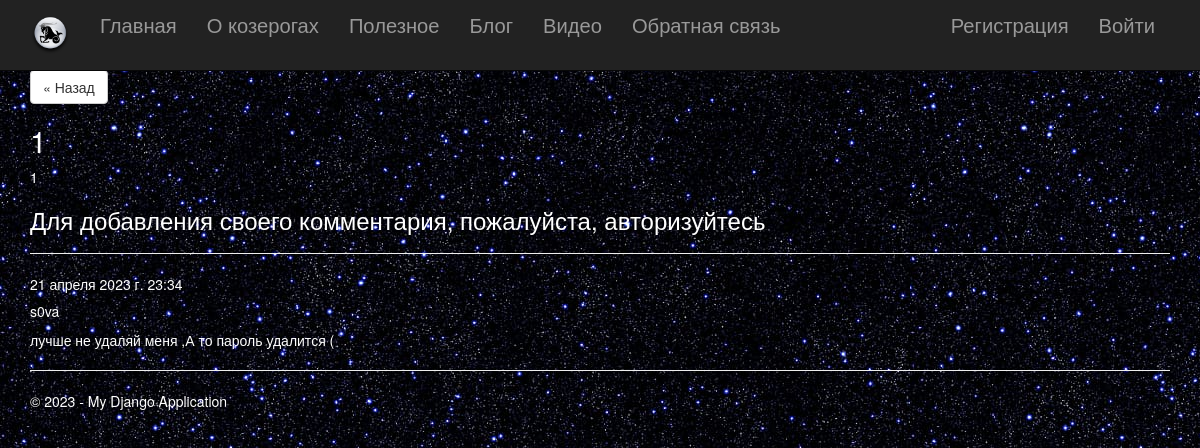
The app's page /5/ with its own data.
### app/models.py (models this page shows, shortened)
class Blog(models.Model):
    title = models.CharField(
        max_length=100,
        unique_for_date="posted",
        verbose_name= u"Заголовок",
    )
    descripstion = models.TextField(verbose_name = u"Краткое содержание")
    content = models.TextField(verbose_name = u"Полное содержание")
    posted = models.DateTimeField(default=datetime.now(), db_index=True, verbose_name=u"Опубликована")
    author = models.ForeignKey(User, null=True, blank=True, on_delete=models.SET_NULL, verbose_name="Автор")
    image = models.FileField(default="temp.jpg", verbose_name="Путь к картинке")
    class Meta:
        db_table = "Posts"
        ordering = ["-posted"] # сортировка данных по убыванию даты публикатсии
        verbose_name = u"статья блога"
        verbose_name_plural = u"статья блога"

class Comment(models.Model):
    text = models.TextField(verbose_name="Комментарий")
    date = models.DateTimeField(
        default=datetime.now(), db_index=True, verbose_name="Дата"
    )
    author = models.ForeignKey(User, on_delete=models.CASCADE, verbose_name="Автор")
    post = models.ForeignKey(Blog, on_delete=models.CASCADE, verbose_name="Статья")
    class Meta:
        db_table = "Comments"
        verbose_name = "Комментарий"
        verbose_name_plural = "Комментарии к статьям блога"
        ordering = ["-date"]

### app/views.py (the view)
# urls.py: re_path(r'^(?P<parametr>\d+)/$', views.article, name='article'),
def article(request, parametr):
    post = Blog.objects.get(id=parametr)
    comments = Comment.objects.filter(post=parametr)
    if request.method == "POST":
        form = CommentForm(request.POST)
        if form.is_valid():
            comment = form.save(commit=False)
            comment.author = request.user
            comment.date = datetime.now()
            comment.post = Blog.objects.get(id=parametr)
            comment.save()
            return redirect("article", parametr=post.id)
    else:
        form = CommentForm()
    return render(
        request,
        "app/article.html",
        {
            "title": post.title,
            "post": post,
            "comments": comments,
            "form": form,
            "year": datetime.now().year,
        },
    )

### app/templates/app/article.html (shortened to what this page needs)
﻿{% extends "app/layout.html" %}
{% block content %}
<p class="vertical-margins"><a class="btn btn-default" href="{% url 'blog' %}">&laquo; Назад</a></p>
<h2>{{ post.title }}</h2>
<div class="article-content"><p>{{ post.content|linebreaksbr }}</p></div>
{% if user.is_authenticated %}
<h3>Добавить комментарий</h3>
<form method="post">
    {% csrf_token %}
    <div>
        {{ form.as_p }}
        <button type="submit" class="save btn btn-default">Отправить комментарий</button>
    </div>
</form>
{% else %}
<h3>Для добавления своего комментария, пожалуйста, авторизуйтесь</h3>
{% endif %}
{% for comment in comments %}
<hr />
<h7> {{ comment.date }} </h7>
<h5 class="comment-author"> {{ comment.author }} </h5>
<p> {{ comment.text|linebreaksbr }} </p>
{% endfor %}
{% endblock %}

### app/static/app/content/site.css (style rules this page uses)
body { padding-top: 50px; padding-bottom: 20px; background-image: url("cosmos.jpg"); color: white; }
ul li, a { color: white; font-size: larger; }

### records on screen
Blog: title "1", content "1"
Comment: date "21 апреля 2023 г. 23:34", author "s0va", text "лучше не удаляй меня ,А то пароль удалится ("
